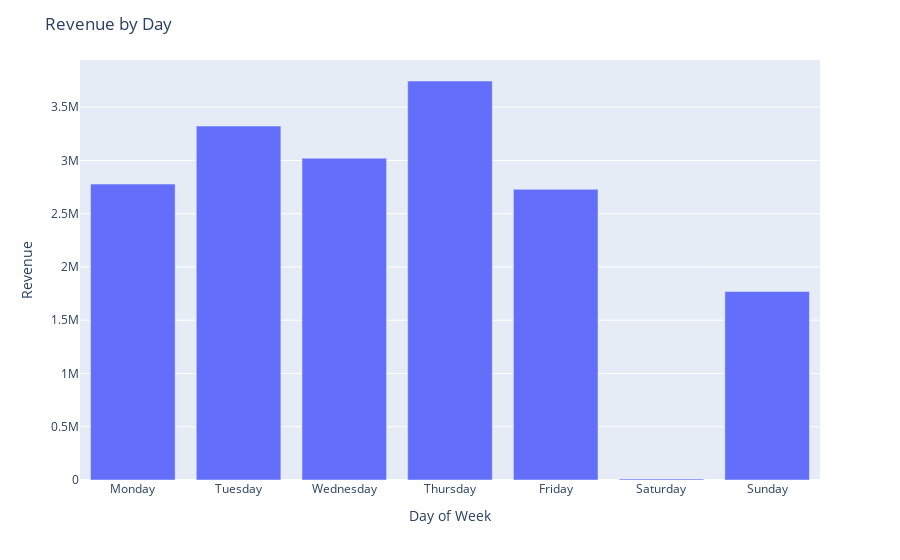

This figure's notebook cell:
### Code cell
dataday = data.sort_values(by='DayNb', ascending=True).groupby(["DayNb"]).total_price.sum()
fig = px.bar(x=weekdays, y=dataday)
fig.update_layout(
    title="Revenue by Day",
    xaxis_title="Day of Week",
    yaxis_title="Revenue",
    )
fig.show()

### Figure 1 — Plotly figure (JSON) as saved in the notebook; plotly's stock layout.template omitted (floating-point values rounded to 4 significant figures)
{"data": [{"alignmentgroup": "True", "hovertemplate": "x=%{x}<br>y=%{y}<extra></extra>", "legendgroup": "", "marker": {"color": "#636efa"}, "name": "", "offsetgroup": "", "orientation": "v", "showlegend": false, "textposition": "auto", "type": "bar", "x": ["Monday", "Tuesday", "Wednesday", "Thursday", "Friday", "Saturday", "Sunday"], "xaxis": "x", "y": [2778000.0, 3323000.0, 3021000.0, 3746000.0, 2728000.0, 9803.0, 1769000.0], "yaxis": "y"}], "layout": {"barmode": "relative", "legend": {"tracegroupgap": 0}, "margin": {"t": 60}, "title": {"text": "Revenue by Day"}, "xaxis": {"anchor": "y", "domain": [0, 1], "title": {"text": "Day of Week"}}, "yaxis": {"anchor": "x", "domain": [0, 1], "title": {"text": "Revenue"}}}}
